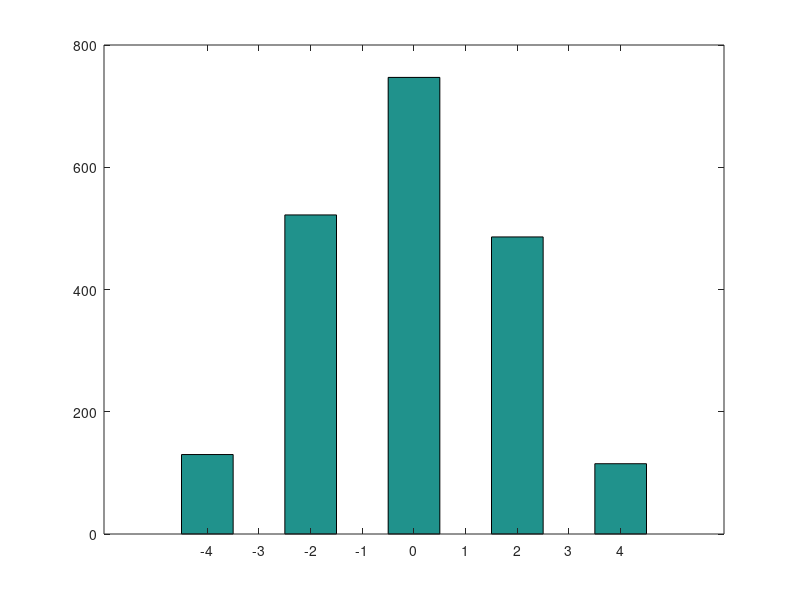

Reproduce this figure in MATLAB.

%% ising.m
%% gibbs sampler from ising model

nTrials = 2000;
startup = 3000;

beta = 0.01; % beta = 1 / temperature
M = 0;

x  = 2 * round(rand(1,4)) - 1; % random 4 vector of +/-1
Hx = -(x(1) * x(2) + x(3) * x(4) + x(1) * x(3) + x(2) * x(4));

for t = 1:startup+nTrials
	k    = fix(1 + 4*rand);
	y    = x;
	y(k) = -x(k);
	Hy   = -(y(1) * y(2) + y(3) * y(4) + y(1) * y(3) + y(2) * y(4));
	h    = min(1, exp(-beta * (Hy - Hx)));
	if rand < h
		x = y;
	end
	if t > startup
		Mx = sum(x);
		M = M + Mx;        % average magnetic moment
		d(t-startup) = Mx; % store the magnetic moment
	end
end

r = -4:1:4;
hist(d, r);
M = (M / nTrials) / 4;



